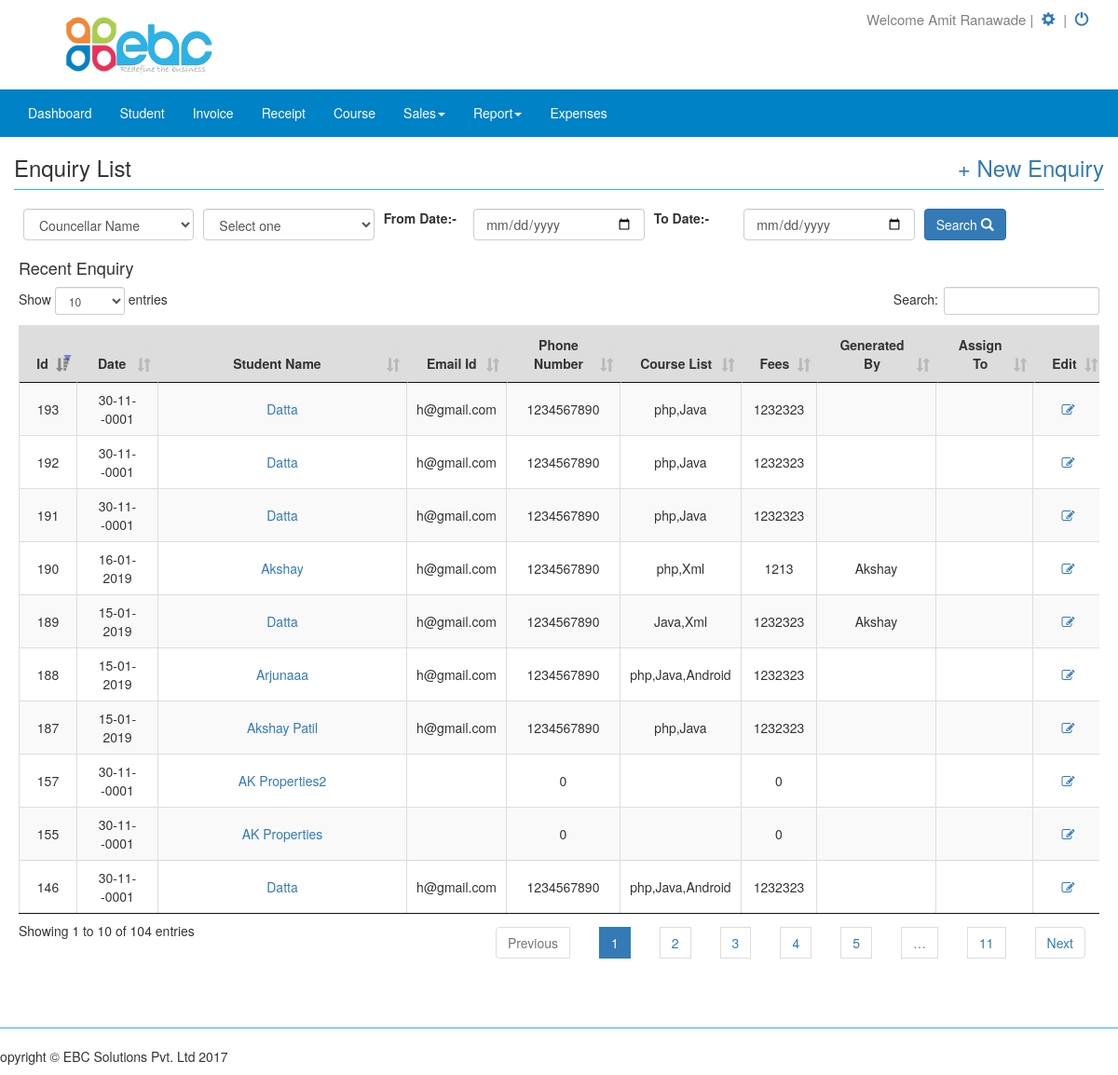
Page /admin/dashboard.php?page=enquiry_list (signed in) on the committed database.
### tables this page shows
CREATE TABLE IF NOT EXISTS `company` (
  `id` int(11) NOT NULL,
  `user_id` int(11) NOT NULL,
  `company_name` varchar(255) NOT NULL,
  `company_email` varchar(100) NOT NULL,
  `company_phone` varchar(255) NOT NULL,
  `gst_no` varchar(255) NOT NULL,
  `pan_no` varchar(255) NOT NULL,
  `state` varchar(255) NOT NULL,
  `state_code` int(11) NOT NULL,
  `company_url` varchar(100) NOT NULL,
  `company_address` varchar(500) NOT NULL,
  `logo` varchar(255) NOT NULL,
  `terms` text NOT NULL,
  `bank_details` text NOT NULL,
  `cutomers` enum('No','Yes') NOT NULL DEFAULT 'Yes',
  `estimates` enum('No','Yes') NOT NULL DEFAULT 'Yes',
  `course` enum('No','Yes') NOT NULL DEFAULT 'Yes',
  `voucher` enum('No','Yes') NOT NULL DEFAULT 'Yes',
  `get_purchase` enum('No','Yes') NOT NULL DEFAULT 'Yes',
  `print_temp` varchar(50) NOT NULL DEFAULT 'temp2',
  `sales` enum('No','Yes') NOT NULL,
  `pinvoice` enum('No','Yes') NOT NULL,
  `invoice` enum('No','Yes') NOT NULL,
  `report` enum('No','Yes') NOT NULL,
  `director` enum('No','Yes') NOT NULL
);

CREATE TABLE IF NOT EXISTS `user` (
  `id` int(11) NOT NULL,
  `comp_name` varchar(255) NOT NULL,
  `name` varchar(255) NOT NULL,
  `username` varchar(128) NOT NULL,
  `password` varchar(128) NOT NULL,
  `contact` varchar(15) NOT NULL,
  `is_active` tinyint(1) DEFAULT '0',
  `is_super_admin` tinyint(1) DEFAULT '0',
  `last_login` date DEFAULT NULL,
  `start_date` date NOT NULL,
  `end_date` date NOT NULL,
  `payment_status` int(11) NOT NULL DEFAULT '0',
  `hash` varchar(255) NOT NULL,
  `created_at` date NOT NULL,
  `updated_at` date NOT NULL,
  `type` varchar(50) NOT NULL DEFAULT 'admin',
  `sms` enum('No','Yes') NOT NULL
);

CREATE TABLE IF NOT EXISTS `student` (
  `id` bigint(20) NOT NULL,
  `user_id` int(11) NOT NULL,
  `sub_user_id` int(11) NOT NULL,
  `name` varchar(100) DEFAULT NULL,
  `name_slug` varchar(100) DEFAULT NULL,
  `invoice_state` varchar(255) NOT NULL,
  `generated_by` int(11) NOT NULL,
  `status` enum('active','deactive') NOT NULL,
  `type` enum('invoice','Crm') NOT NULL,
  `cust_comp_fax` varchar(255) NOT NULL,
  `email` varchar(255) NOT NULL,
  `contact_no` int(11) NOT NULL,
  `dob` date NOT NULL,
  `tmp_address` varchar(255) NOT NULL,
  `pmt_address` varchar(255) NOT NULL,
  `gender` varchar(255) NOT NULL,
  `degree` varchar(255) NOT NULL,
  `faculty` varchar(255) NOT NULL,
  `pass_year` varchar(255) NOT NULL,
  `coll_name` varchar(255) NOT NULL,
  `source_type` varchar(255) NOT NULL,
  `course_list` varchar(255) NOT NULL,
  `course_fee` int(11) NOT NULL,
  `assign_to` varchar(255) NOT NULL,
  `comment` varchar(255) NOT NULL,
  `cur_date` date NOT NULL,
  `img_file` varchar(255) NOT NULL
);

### admin/enquiry_list.php (the view, shortened to what this page needs)
<?php
include('config.php');
			$utype=$_SESSION['user_type']=$row['type'];
?><div class="row">
<h3>Enquiry List
<?php
	  	if($utype=='admin')
		{
	   ?>
	 <a  href='dashboard.php?page=new_enquiry' style="float:right;"> + New Enquiry</a></h3><hr>
	  <?php
	 	 }
	 	 else
	 	 {
	   ?>
	   <a  href='user_dashboard.php?page=new_enquiry' style="float:right;"> + New Enquiry</a></h3><hr>
	<?php } ?>
	<div class="col-lg-12" id="filter">
	<div class="col-md-2">
		<select class="form-control" name="type" id="type" >
			<option value="" >Councellar Name</option>
		</select>
	</div>
	<div class="col-md-2">
		<select class="form-control" name="type1" id="type1" >
			<option value="" >Select one</option>
		</select>
	</div>
	<div class="col-md-1">
		<label>From Date:-</label>
	</div>
	<div class="col-md-2">
		<input type="date" class="form-control" name="fromDate" id="fromDate" >
	</div>
	<div class="col-md-1">
		<label>To Date:-</label>
	</div>
	<div class="col-md-2">
		<input type="date" class="form-control" name="toDate" id="toDate" onclick="check()">
	</div>
    <div class="col-md-1">
		<button name="search" id="search" type="submit" class="btn btn-primary">Search&nbsp;<span class="glyphicon glyphicon-search"></span></button>
	</div>
</div>
<div class="col-md-12" id="reportdata">
  <h4>Recent Enquiry</h4>
    <table class="table table-striped table-bordered table-hover dataTable no-footer" id="example">
      <thead>
        <tr bgcolor="#999999">
          <th>Id</th>
          <th>Date</th>
          <th>Student Name</th>
          <th>Email Id</th>
          <th>Phone Number</th>
		  <th>Course List</th>
          <th>Fees</th>
          <th>Generated By</th>
		  <th>Assign To</th>
          <th>Edit</th>
        </tr>
        </thead>
        <tbody>
		<?php
		if($utype=='user')
		{	$qry=mysqli_query($connection,"SELECT * FROM student where status='active' ORDER BY `id` DESC")or die(mysqli_error($connection));
			}else{
				$qry=mysqli_query($connection,"SELECT * FROM student where status='active' ORDER BY `id` DESC")or die(mysqli_error($connection));
			}
					while($row=mysqli_fetch_array($qry)){
					$generated_by=$row['generated_by'];
					$sud=$row['sub_user_id'];
		?>
		        <tr><td><?php echo $row['id'];?></td>
		        <td><?php echo date('d-m-Y', strtotime($row['cur_date']));?></td>
		            <td>
		            <?php if ($utype=='admin'){?>
		            <?php echo"<a href='dashboard.php?page=enquiry_plan&ed=".$row['id']."'>".$row['name']."</a>";?>
   					<?php }
   					else{ ?>
   					 <?php echo"<a href='dashboard.php?page=enquiry_plan&ed=".$row['id']."'>".$row['name']."</a>";?>
   					<?php } ?>
		            </td>
					<td><?php echo $row['email'];?></td>
					<td><?php echo $row['contact_no'];?></td>
					<td><?php echo $row['course_list'];?></td>
					<td><?php echo $row['course_fee'];?></td>
					<?php
					if ($sud!=0)
			{
			 	$sql = mysqli_query($connection,"SELECT * FROM user_profile where id='$generated_by'");
				$arr=mysqli_fetch_array($sql);
				$g_name=$arr['name'];
			}
			else{
				$sql = mysqli_query($connection,"SELECT * FROM user where id='$generated_by'");
				$arr=mysqli_fetch_array($sql);
				$g_name=$arr['name'];
			}
					?>
					<td><?php echo $g_name;?></td>
		          	<td><?php echo $row['assign_to_name'];?></td>
		         	<td>
		         	 <?php if ($utype=='admin'){?>
		           <?php echo "<a href='dashboard.php?page=new_enquiry&ed=".$row['id']."'>";?><span class="icon fa fa-edit"></span></a>
   					<?php }
   					else{ ?>
   					 <?php echo "<a href='dashboard.php?page=new_enquiry&ed=".$row['id']."'>";?><span class="icon fa fa-edit"></span></a>
   					<?php } ?>
		         	</td>
		        </tr>
		   <?php } ?>
        </tbody>
      </table>
    </div>
</div>
</div>

### admin/dashboard.php (shortened to what this page needs)
<?php
include "config.php";
?>
<!DOCTYPE html>
<html lang="en">
<head>
    <link href="css/bootstrap.min.css" rel="stylesheet">
    <link href="css/modern-business.css" rel="stylesheet">
    <link href="css/sweetalert.css" rel="stylesheet">
    <link href="font-awesome/css/font-awesome.min.css" rel="stylesheet" type="text/css">
    <link rel="stylesheet" type="text/css" href="datatables/media/css/jquery.dataTables.min.css">
    <link rel="stylesheet" type="text/css" href="datatables/media/css/dataTables.bootstrap.css">
    <link rel="stylesheet" href="https://code.jquery.com/ui/1.10.4/themes/smoothness/jquery-ui.css">
    <link rel="stylesheet" type="text/css" href="https://cdn.datatables.net/r/dt/jq-2.1.4,jszip-2.5.0,pdfmake-0.1.18,dt-1.10.9,af-2.0.0,b-1.0.3,b-colvis-1.0.3,b-html5-1.0.3,b-print-1.0.3,se-1.0.1/datatables.min.css"/>
</head>
<body>
    <div class="header">
    <?php
    $user_id=$_SESSION['login_user'];
      $aa12 = mysqli_query($connection,"SELECT * FROM company WHERE user_id='$user_id'")or die(mysqli_error($connection));
        $arr=mysqli_fetch_array($aa12);
        $logo=$arr['logo'];
        if(!empty($logo))
        {
     ?>
         <a href="dashboard.php?page=home"><img src="<?php echo $logo; ?>" class="company-logo" alt="logo"></a>
     <?php
        }
        else{
      ?>
	   <a href="dashboard.php?page=home"> <img src="../images/ebc_logo.png" class="company-logo" alt="logo"></a>
     <?php } ?>
       <div class="setting">
           <div class="setting-sub">
          <span class="setting-part">Welcome <?php
			   $query=mysqli_query($connection,"SELECT * FROM user WHERE id='".$_SESSION['login_user']."'");
			   $row=mysqli_fetch_array($query);
			   echo $row['name'];
			   ?></span>&nbsp;|&nbsp;
               <span class="setting-part"><a href="dashboard.php?page=setting" title='View Setting'> <span class="glyphicon glyphicon-cog"></span>&nbsp;</a></span>&nbsp;|&nbsp;
               <span class="setting-part"><a href="logout.php" title='Logout'><span class="glyphicon glyphicon-off"></span>&nbsp;</a></span></div>
       </div>
    </div>
    <nav class="navbar navbar-inverse navbar-fixed-top nav-menu" role="navigation">
        <div class="container" style="width:1211px;">
            <div class="collapse navbar-collapse" id="bs-example-navbar-collapse-1">
                <ul class="nav navbar-nav nav-tab-menu">
                    <li>
                        <a href="dashboard.php?page=home">Dashboard</a>
                    </li>
                     <li>
                        <a href="dashboard.php?page=students">Student</a>
                    </li>
                    <li>
                        <a href="dashboard.php?page=invoices">Invoice</a>
                    </li>
                    <li>
                        <a href="dashboard.php?page=receipt">Receipt</a>
                    </li>
                    <li>
                        <a href="dashboard.php?page=course">Course</a>
                    </li>
                     <li>
                       <a href="#" data-toggle="dropdown" class="dropdown-toggle">Sales<b class="caret"></b></a>
                    </li>
                      <li>
                       <a href="#" data-toggle="dropdown" class="dropdown-toggle">Report<b class="caret"></b></a>
                    </li>
                     <li>
                          <a href="dashboard.php?page=voucher">Expenses</a>
                    </li>
                </ul>
            </div>
        </div>
    </nav>
    <div class="container">
        <?php
            if(!isset($_GET['page']))
            $page="home";
                else
					$page=$_GET['page'];
                switch($page)
                {
                    case "enquiry_list":
                        include("enquiry_list.php");
                    break;
      				  }
              ?>
        <footer>
            <div class="row">
                <div class="col-lg-12"><hr>
                    <p>Copyright &copy; EBC Solutions Pvt. Ltd 2017</p>
                </div>
            </div>
        </footer>
</body>
</html>

### admin/css/modern-business.css (style rules this page uses)
html, body { height: 100%; }
body { padding-top: 1px; }
.header { float: left; width: 100%; padding: 0; margin: 0; height: auto; }
.company-logo { width: 15%; height: 95px; float: left; padding: 0.5%; margin: 0% 5%; }
.nav-menu { width: 100%; float: left; background-color: #0082c6; border-color: #0082c6; }
.navbar-inverse .navbar-nav>li>a { color: #fff; }
.setting { width: 75%; height: auto; float: left; padding: 0; margin: 0; }
.setting-sub { width: 30%; height: auto; float: right; padding: 1% 0%; margin: 0; cursor: pointer; font-size: 15px; color: grey; }
.setting-part { width: 100%; height: auto; padding: 0; margin: 0 }
footer { margin: 50px 0; }

### admin/dashboard.php (style rules this page uses)
table { border-collapse: collapse; border-spacing: 0; width: 100%; border: 1px solid #ddd; }
td { border: none; text-align: center; padding: 8px; }
th { border: none; text-align: center; padding: 8px; background-color:#ddd; }
tr:nth-child(even) { background-color: #f2f2f2 }
hr { margin-top: 10px; margin-bottom: 20px; border-color: #27b6ee; }

### rows in the picture
company: logo (picture)
user: name "Amit Ranawade"
student: id "193", cur_date "30-11--0001", name "Datta", email "h@gmail.com", contact_no "1234567890", course_list "php,Java", course_fee "1232323"
student: id "192", cur_date "30-11--0001", name "Datta", email "h@gmail.com", contact_no "1234567890", course_list "php,Java", course_fee "1232323"
student: id "191", cur_date "30-11--0001", name "Datta", email "h@gmail.com", contact_no "1234567890", course_list "php,Java", course_fee "1232323"
student: id "190", cur_date "16-01-2019", name "Akshay", email "h@gmail.com", contact_no "1234567890", course_list "php,Xml", course_fee "1213", user.name "Akshay"
student: id "189", cur_date "15-01-2019", name "Datta", email "h@gmail.com", contact_no "1234567890", course_list "Java,Xml", course_fee "1232323", user.name "Akshay"
student: id "188", cur_date "15-01-2019", name "Arjunaaa", email "h@gmail.com", contact_no "1234567890", course_list "php,Java,Android", course_fee "1232323"
student: id "187", cur_date "15-01-2019", name "Akshay Patil", email "h@gmail.com", contact_no "1234567890", course_list "php,Java", course_fee "1232323"
student: id "157", cur_date "30-11--0001", name "AK Properties2", contact_no "0", course_fee "0"
student: id "155", cur_date "30-11--0001", name "AK Properties", contact_no "0", course_fee "0"
student: id "146", cur_date "30-11--0001", name "Datta", email "h@gmail.com", contact_no "1234567890", course_list "php,Java,Android", course_fee "1232323"
